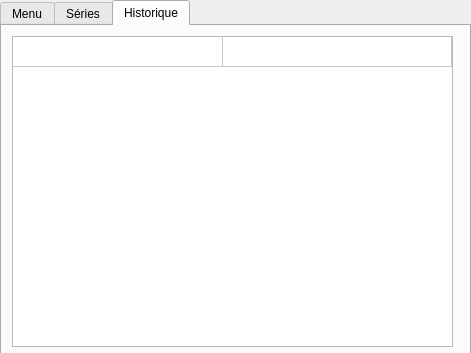
<?xml version="1.0" encoding="UTF-8"?>
<ui version="4.0">
 <class>MainWindow</class>
 <widget class="QDialog" name="MainWindow">
  <property name="geometry">
   <rect>
    <x>0</x>
    <y>0</y>
    <width>471</width>
    <height>353</height>
   </rect>
  </property>
  <property name="windowTitle">
   <string>Sport Coach</string>
  </property>
  <widget class="QTabWidget" name="tabWidget">
   <property name="geometry">
    <rect>
     <x>0</x>
     <y>0</y>
     <width>471</width>
     <height>361</height>
    </rect>
   </property>
   <property name="font">
    <font>
     <stylestrategy>PreferDefault</stylestrategy>
    </font>
   </property>
   <property name="currentIndex">
    <number>2</number>
   </property>
   <widget class="QWidget" name="tab">
    <attribute name="title">
     <string>Menu</string>
    </attribute>
    <widget class="QLabel" name="Label_bienvenue">
     <property name="geometry">
      <rect>
       <x>160</x>
       <y>50</y>
       <width>141</width>
       <height>51</height>
      </rect>
     </property>
     <property name="font">
      <font>
       <pointsize>15</pointsize>
       <weight>50</weight>
       <bold>false</bold>
       <stylestrategy>PreferDefault</stylestrategy>
       <kerning>true</kerning>
      </font>
     </property>
     <property name="text">
      <string>Coach Sport</string>
     </property>
     <property name="alignment">
      <set>Qt::AlignCenter</set>
     </property>
    </widget>
   </widget>
   <widget class="QWidget" name="tab_2">
    <attribute name="title">
     <string>Séries</string>
    </attribute>
    <widget class="QTextBrowser" name="textDisplaySeries">
     <property name="geometry">
      <rect>
       <x>10</x>
       <y>10</y>
       <width>441</width>
       <height>281</height>
      </rect>
     </property>
     <property name="autoFillBackground">
      <bool>false</bool>
     </property>
     <property name="html">
      <string>&lt;!DOCTYPE HTML PUBLIC &quot;-//W3C//DTD HTML 4.0//EN&quot; &quot;http://www.w3.org/TR/REC-html40/strict.dtd&quot;&gt;
&lt;html&gt;&lt;head&gt;&lt;meta name=&quot;qrichtext&quot; content=&quot;1&quot; /&gt;&lt;style type=&quot;text/css&quot;&gt;
p, li { white-space: pre-wrap; }
&lt;/style&gt;&lt;/head&gt;&lt;body style=&quot; font-family:'MS Shell Dlg 2'; font-size:8.25pt; font-weight:400; font-style:normal;&quot;&gt;
&lt;p style=&quot;-qt-paragraph-type:empty; margin-top:0px; margin-bottom:0px; margin-left:0px; margin-right:0px; -qt-block-indent:0; text-indent:0px; font-size:8pt;&quot;&gt;&lt;br /&gt;&lt;/p&gt;&lt;/body&gt;&lt;/html&gt;</string>
     </property>
    </widget>
    <widget class="QPushButton" name="B_NextSerie">
     <property name="enabled">
      <bool>true</bool>
     </property>
     <property name="geometry">
      <rect>
       <x>377</x>
       <y>300</y>
       <width>75</width>
       <height>23</height>
      </rect>
     </property>
     <property name="text">
      <string>Next !</string>
     </property>
     <property name="checkable">
      <bool>false</bool>
     </property>
     <property name="autoDefault">
      <bool>true</bool>
     </property>
     <property name="default">
      <bool>false</bool>
     </property>
     <property name="flat">
      <bool>false</bool>
     </property>
    </widget>
    <widget class="QPushButton" name="B_PreviousSerie">
     <property name="geometry">
      <rect>
       <x>290</x>
       <y>300</y>
       <width>75</width>
       <height>23</height>
      </rect>
     </property>
     <property name="text">
      <string>Previous</string>
     </property>
    </widget>
    <widget class="QLCDNumber" name="LCD_Minutes">
     <property name="geometry">
      <rect>
       <x>10</x>
       <y>300</y>
       <width>64</width>
       <height>23</height>
      </rect>
     </property>
    </widget>
    <widget class="QLCDNumber" name="LCD_Secondes">
     <property name="geometry">
      <rect>
       <x>80</x>
       <y>300</y>
       <width>64</width>
       <height>23</height>
      </rect>
     </property>
    </widget>
   </widget>
   <widget class="QWidget" name="tab_3">
    <property name="enabled">
     <bool>true</bool>
    </property>
    <attribute name="title">
     <string>Historique</string>
    </attribute>
    <widget class="QTableWidget" name="tableHistorique">
     <property name="geometry">
      <rect>
       <x>10</x>
       <y>10</y>
       <width>441</width>
       <height>311</height>
      </rect>
     </property>
     <property name="horizontalScrollBarPolicy">
      <enum>Qt::ScrollBarAlwaysOff</enum>
     </property>
     <property name="sizeAdjustPolicy">
      <enum>QAbstractScrollArea::AdjustIgnored</enum>
     </property>
     <property name="editTriggers">
      <set>QAbstractItemView::NoEditTriggers</set>
     </property>
     <property name="cornerButtonEnabled">
      <bool>false</bool>
     </property>
     <property name="rowCount">
      <number>1</number>
     </property>
     <property name="columnCount">
      <number>2</number>
     </property>
     <attribute name="horizontalHeaderVisible">
      <bool>false</bool>
     </attribute>
     <attribute name="horizontalHeaderCascadingSectionResizes">
      <bool>false</bool>
     </attribute>
     <attribute name="horizontalHeaderDefaultSectionSize">
      <number>210</number>
     </attribute>
     <attribute name="horizontalHeaderHighlightSections">
      <bool>true</bool>
     </attribute>
     <attribute name="horizontalHeaderShowSortIndicator" stdset="0">
      <bool>false</bool>
     </attribute>
     <attribute name="horizontalHeaderStretchLastSection">
      <bool>true</bool>
     </attribute>
     <attribute name="verticalHeaderVisible">
      <bool>false</bool>
     </attribute>
     <row/>
     <column/>
     <column/>
    </widget>
   </widget>
  </widget>
 </widget>
 <resources/>
 <connections/>
</ui>
